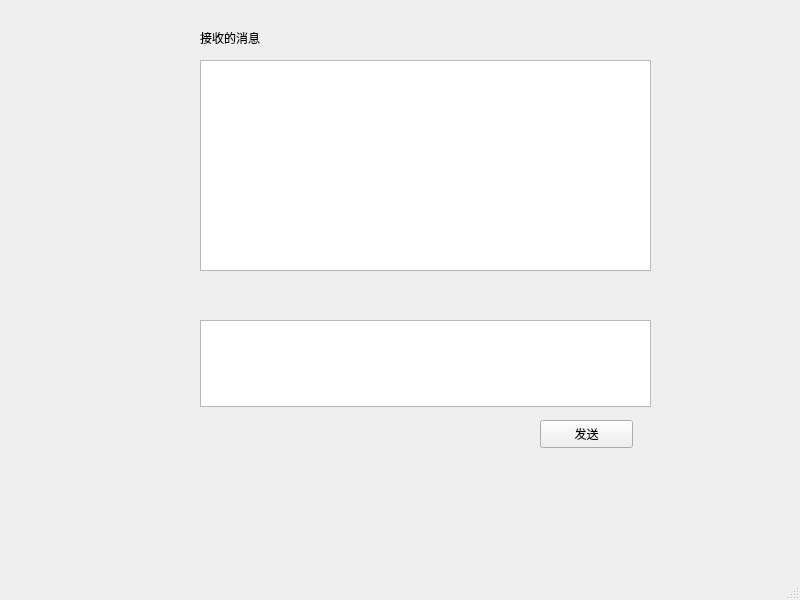
<?xml version="1.0" encoding="UTF-8"?>
<ui version="4.0">
 <class>StuMsgWindow</class>
 <widget class="QMainWindow" name="StuMsgWindow">
  <property name="geometry">
   <rect>
    <x>0</x>
    <y>0</y>
    <width>800</width>
    <height>600</height>
   </rect>
  </property>
  <property name="windowTitle">
   <string>MainWindow</string>
  </property>
  <widget class="QWidget" name="centralwidget">
   <widget class="QPushButton" name="msgSendBtn">
    <property name="geometry">
     <rect>
      <x>540</x>
      <y>420</y>
      <width>93</width>
      <height>28</height>
     </rect>
    </property>
    <property name="text">
     <string>发送</string>
    </property>
   </widget>
   <widget class="QTextEdit" name="msgRecvEdit">
    <property name="geometry">
     <rect>
      <x>200</x>
      <y>60</y>
      <width>451</width>
      <height>211</height>
     </rect>
    </property>
   </widget>
   <widget class="QTextEdit" name="msgSendEdit">
    <property name="geometry">
     <rect>
      <x>200</x>
      <y>320</y>
      <width>451</width>
      <height>87</height>
     </rect>
    </property>
   </widget>
   <widget class="QLabel" name="label">
    <property name="geometry">
     <rect>
      <x>200</x>
      <y>30</y>
      <width>81</width>
      <height>16</height>
     </rect>
    </property>
    <property name="text">
     <string>接收的消息</string>
    </property>
   </widget>
  </widget>
  <widget class="QMenuBar" name="menubar">
   <property name="geometry">
    <rect>
     <x>0</x>
     <y>0</y>
     <width>800</width>
     <height>26</height>
    </rect>
   </property>
  </widget>
  <widget class="QStatusBar" name="statusbar"/>
 </widget>
 <resources/>
 <connections/>
</ui>
